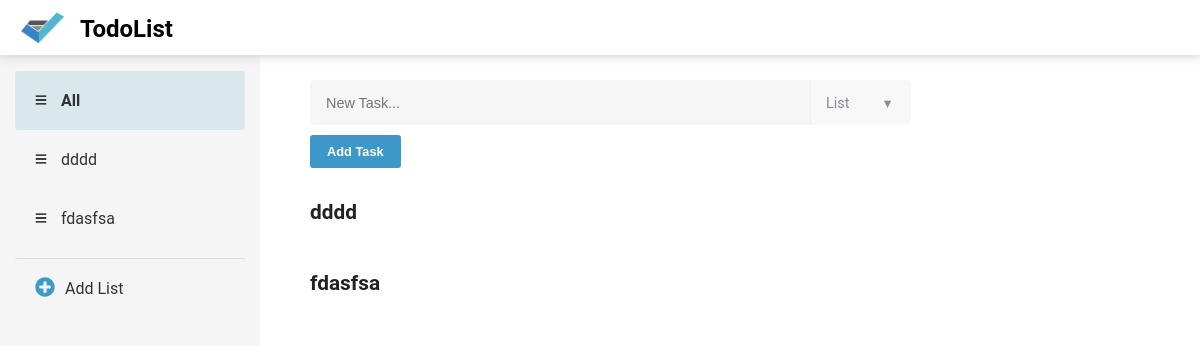
The app's page /, older data.
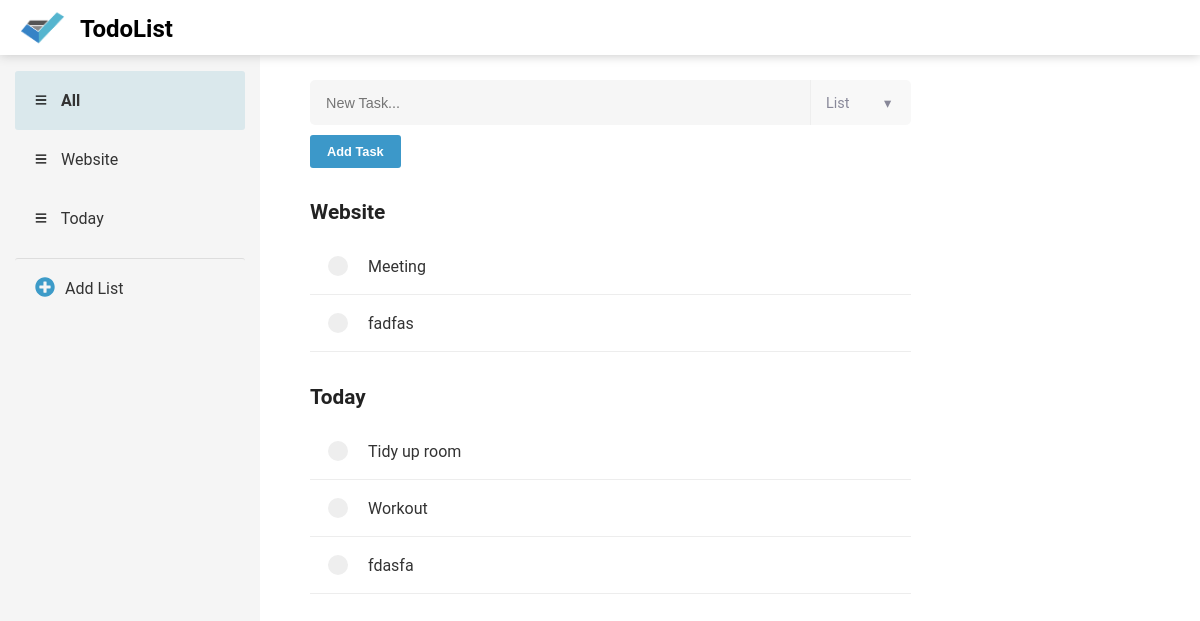
The same page, newer data.
### list/models.py (models this page shows, shortened)
class Category(models.Model):
	name = models.CharField(max_length=50, unique=True, blank=False)

class Task(models.Model):
	PRIORITY_CHOICES = [('C', 'Critical'),('H','High'), ('M', 'Medium'), ('L', 'Low')]
	title = models.CharField(max_length=100)
	due_date = models.DateTimeField(blank=True, default=datetime.now)
	done = models.BooleanField(default=False)
	priority = models.CharField(choices=PRIORITY_CHOICES, max_length=10)
	category = models.ForeignKey('Category')

### list/views.py (the view)
# urls.py: 2. Add a URL to urlpatterns:  url(r'^$', views.home, name='home')
def home(request):
	categories = Category.objects.all()
	data = {}
	for c in categories:
		data[c] = c.task_set.filter(done=False)
	return render(request, "home.html", {"data": data})

### list/templates/home.html (shortened to what this page needs)
{% extends 'base.html' %}
{% load static %}
{% block content %}
<div class="sidebar" id="sidebar">
	<ul id="listTabs">
		<li class="side active sideTabs" id="tabAll">
			<a> <img src="{% static 'list.svg' %}" class="listIcon"> All </a>
		</li>
		{% for c in data %}
			{% with c.id|stringformat:"s" as cid %}
			<li class="side sideTabs" id="{{'tab'|add:cid}}">
				<a class="categoryLink">
					<img src="{% static 'list.svg' %}" class="listIcon">
					{{ c.name }}
				</a>
			</li>
			{% endwith %}
		{% endfor %}
		<div class="side" id="tabNewCategory">
			<a class="addListLink">
				<img src="{% static 'plus.svg' %}" class="addIcon"><span id="addList">Add List</span>
			</a>
		</div>
	</ul>
</div>
<div class="content">
	<div class="taskForm">
		<form id="newTask">
			<div class="textArea">
				<input type="text" name="newTask" placeholder="New Task..." id="taskTextInput" autocomplete="off">
				<div class="dropDown">
					<a class="categoryDropDown" id="categoryDropDown">
						<span id="selectedCategory">List&nbsp;&nbsp;</span><span id="downIcon">&#9662;</span>
					</a>
				</div>
				<div class="submitButton">
					<input type="submit" value="Add Task">
				</div>
			</div>
		</form>
	</div>
	<div class="taskList" id="categoryContent">
		<ul id="listNames">
			{% for c, tasks in data.items %}
				{% with c.id|stringformat:"s" as cid %}
				<div id="{{'category'|add:cid}}" class="catDetails">
				{% endwith %}
					<h1> {{ c.name }} </h1>
					{% for t in tasks %}
						{% with t.id|stringformat:"s" as taskid %}
						<li class="task" id="{{'taskDiv'|add:taskid}}">
							<a class="taskLink">
								<label for="{{'check'|add:taskid}}" class="checkBoxContainer">
								<span class="customCheckBox"> </span>
								<span class="taskTitle">{{ t.title }}</span>
								</label>
							</a>
						</li>
						{% endwith %}
					{% endfor %}
					<br>
				</div>
			{% endfor %}
		</ul>
	</div>
</div>
{% endblock content %}

### list/templates/base.html (shortened to what this page needs)
{% load static %}
<html>
	<head>
		<link rel="stylesheet" type="text/css" href="{% static 'styles.css' %}" >
	</head>
	<body>
		<div class="header">
			<img src="{% static 'listlogo.png' %}" id="logo">
			<h1 id="maintitle">TodoList</h1>
		</div>
	    <div class="maincontent">
			{% block content %}
			{% endblock content %}
		</div>
	</body>
</html>

### static/styles.css (style rules this page uses)
body { margin: 0 auto; font-family: Roboto, sans-serif; }
.header { background-color: white; box-shadow: 0 1px 10px #CCCCCC; height: 55px; margin: 0; position: relative; z-index:10; }
#logo { margin-top:5px; margin-left:20px; margin-right:15px; width: 45px; height: 45px; float: left; }
#maintitle { padding-top: 15px; margin: 0; padding-left:10px; font-family: Roboto, sans-serif; font-size: 1.5em; }
ul { list-style-type: none; padding-left: 0; }
.side { font-size: 1em; padding: 20px 20px; border-radius: 3px; }
li.active { background-color: rgba(109, 179, 201, 0.2); }
.active > a { font-weight: bold; }
a { color: #333333; text-decoration: none; display: block; cursor: pointer; }
h1 { font-size: 1.3em; }
.sidebar { background-color: #f5f5f5; padding: 0px 15px; width: 230px; height: 100%; position: fixed; overflow: auto; z-index: 5; }
.maincontent { position: fixed; height: 100%; }
.taskForm { padding-top: 15px; }
input { cursor: pointer; }
input[type=text] { margin: 10px 0px; border-radius: 5px 5px 5px 5px; border: 1px solid rgba(50, 152, 207, 0.0) ; background-color: rgba(230,230,230,0.35); padding:15px; font-size: 0.9em; }
input[type=submit] { border: 1px solid rgba(0,0,0,0) ; color: white; background-color: #3c98c9; border-radius: 3px; font-size: 0.8em; padding:8px 16px; font-weight: bold; float: left; }
label { border-radius: 50%; }
#taskTextInput { width: 500px; height: 45px; border-radius: 5px 0px 0px 5px; }
.task { padding: 13px; border-bottom: 1px solid #EDEDED; }
#categoryContent { height: 75%; overflow: auto; }
.content { margin-left: 310px; position: fixed; color: #222222; height: 100%; z-index: -100; }
.textArea { display: inline-block; }
#taskTextInput { float: left; display:block; }
.dropDown { position:relative; float: left; background-color: rgba(230,230,230,0.3); width:100px; height:45px; margin: 10px 0px; border-radius: 0px 5px 5px 0px; border-left: 1px solid #EEEEEE; overflow: hidden; }
.categoryDropDown { color: #889; font-size: 0.9em; border-radius: 0px 5px 5px 0px; }
#selectedCategory { display: inline-block; padding: 15px; width: 38px; overflow: hidden; }
#downIcon { position: relative; top: -19px; left: 5px; }
.taskLink { padding-bottom: 5px; }
.addIcon { width: 20px; height: 20px; filter: invert(43%) sepia(89%) saturate(326%) hue-rotate(155deg) brightness(106%) contrast(95%); display: block; float: left; margin-top:-2px; }
#addList { margin: 10px; }
#tabNewCategory { margin-top: 10px; border-top: 0.5px solid #DDD; }
.listIcon { height: 12px; width: 12px; padding-right: 10px; }
.checkBoxContainer { cursor: pointer; display: inline-block; position: relative; }
.customCheckBox { display: inline-block; width: 20px; height: 20px; background-color: #EEEEEE; border-radius: 10px; margin: 5px 5px; position: absolute; }
.taskTitle { display: inline-block; margin-left: 45px; margin-top: 6px; }

Row changes from the older to the newer data that the page shows:
removed Category: name "dddd"
removed Category: name "fdasfsa"
added Category: name "Website"
added Category: name "Today"
added Task: title "Meeting", shown under "Website"
added Task: title "fadfas", shown under "Website"
added Task: title "Tidy up room", shown under "Today"
added Task: title "Workout", shown under "Today"
added Task: title "fdasfa", shown under "Today"
